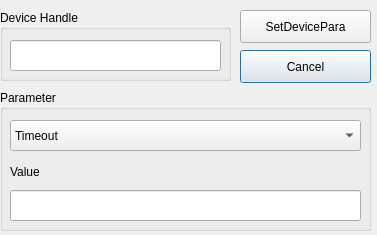
<ui version="4.0" >
 <class>SetDeviceParaDlg</class>
 <widget class="QDialog" name="SetDeviceParaDlg" >
  <property name="geometry" >
   <rect>
    <x>0</x>
    <y>0</y>
    <width>377</width>
    <height>235</height>
   </rect>
  </property>
  <property name="windowTitle" >
   <string>Dialog</string>
  </property>
  <widget class="QPushButton" name="cancelPushButton" >
   <property name="geometry" >
    <rect>
     <x>240</x>
     <y>50</y>
     <width>131</width>
     <height>33</height>
    </rect>
   </property>
   <property name="text" >
    <string>Cancel</string>
   </property>
  </widget>
  <widget class="QGroupBox" name="groupBox" >
   <property name="geometry" >
    <rect>
     <x>0</x>
     <y>10</y>
     <width>231</width>
     <height>71</height>
    </rect>
   </property>
   <property name="title" >
    <string>Device Handle</string>
   </property>
   <widget class="QLineEdit" name="deviceHandleLineEdit" >
    <property name="geometry" >
     <rect>
      <x>10</x>
      <y>30</y>
      <width>211</width>
      <height>31</height>
     </rect>
    </property>
   </widget>
  </widget>
  <widget class="QGroupBox" name="groupBox_2" >
   <property name="geometry" >
    <rect>
     <x>0</x>
     <y>90</y>
     <width>371</width>
     <height>141</height>
    </rect>
   </property>
   <property name="title" >
    <string>Parameter</string>
   </property>
   <widget class="QComboBox" name="parameterIDComboBox" >
    <property name="geometry" >
     <rect>
      <x>10</x>
      <y>30</y>
      <width>351</width>
      <height>31</height>
     </rect>
    </property>
    <property name="currentIndex" >
     <number>0</number>
    </property>
    <item>
     <property name="text" >
      <string>Timeout</string>
     </property>
    </item>
   </widget>
   <widget class="QLabel" name="label" >
    <property name="geometry" >
     <rect>
      <x>10</x>
      <y>70</y>
      <width>67</width>
      <height>23</height>
     </rect>
    </property>
    <property name="text" >
     <string>Value</string>
    </property>
   </widget>
   <widget class="QLineEdit" name="parameterValueLineEdit" >
    <property name="geometry" >
     <rect>
      <x>10</x>
      <y>100</y>
      <width>351</width>
      <height>31</height>
     </rect>
    </property>
   </widget>
  </widget>
  <widget class="QPushButton" name="setDeviceParaPushButton" >
   <property name="geometry" >
    <rect>
     <x>240</x>
     <y>10</y>
     <width>131</width>
     <height>33</height>
    </rect>
   </property>
   <property name="text" >
    <string>SetDevicePara</string>
   </property>
  </widget>
 </widget>
 <resources/>
 <connections>
  <connection>
   <sender>setDeviceParaPushButton</sender>
   <signal>clicked()</signal>
   <receiver>SetDeviceParaDlg</receiver>
   <slot>accept()</slot>
   <hints>
    <hint type="sourcelabel" >
     <x>334</x>
     <y>26</y>
    </hint>
    <hint type="destinationlabel" >
     <x>199</x>
     <y>149</y>
    </hint>
   </hints>
  </connection>
  <connection>
   <sender>cancelPushButton</sender>
   <signal>clicked()</signal>
   <receiver>SetDeviceParaDlg</receiver>
   <slot>reject()</slot>
   <hints>
    <hint type="sourcelabel" >
     <x>334</x>
     <y>66</y>
    </hint>
    <hint type="destinationlabel" >
     <x>199</x>
     <y>149</y>
    </hint>
   </hints>
  </connection>
 </connections>
</ui>
